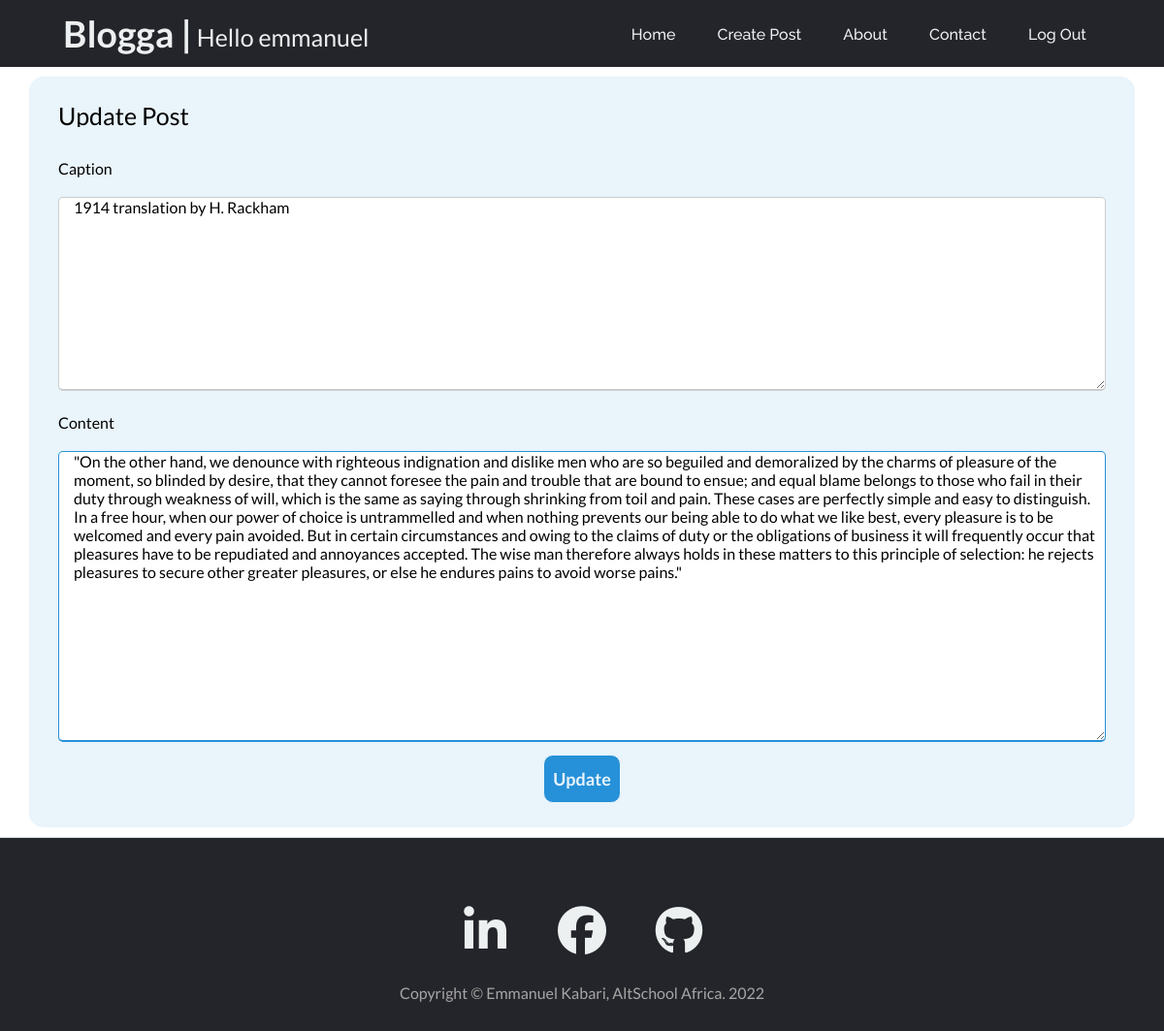
/blogposts/post/edit_post/3/ (signed in), run on the app's committed database.
### app.py (models this page shows, shortened)
class User(db.Model, UserMixin):
    __tablename__ = 'users'
    id = db.Column(db.Integer(), primary_key=True)
    firstname = db.Column(db.String(), nullable=False, unique=False)
    lastname = db.Column(db.String(), nullable=False, unique=False)
    username = db.Column(db.String(50), nullable=False, unique=True)
    email = db.Column(db.String(60), nullable=False, unique=True)
    password_hash = db.Column(db.Text(), nullable=False)
    posts = db.relationship('BlogPost', backref='owner')

class BlogPost(db.Model):
    __tablename__ = 'blog_post'
    id = db.Column(db.Integer(), primary_key=True)
    caption = db.Column(db.String(), nullable=False)
    content = db.Column(db.String(), nullable=False)
    owner_id = db.Column(db.Integer(), db.ForeignKey(
        'users.id'), nullable=False)
    date_created = db.Column(db.DateTime(), default=datetime.utcnow)

### app.py (the view, shortened to what this page needs)
@app.route('/blogposts/post/edit_post/<int:id>/', methods=['GET', 'POST'])
@login_required
def edit_post(id):
    post_to_edit = BlogPost.query.get_or_404(id)
    if current_user.id == post_to_edit.owner_id:
        post_to_edit.caption = post_to_edit.caption
        post_to_edit.content = post_to_edit.content
        return render_template('edit_post.html', post=post_to_edit)
    else:
        flash("You do not have the previledge to edit this post")
        post = BlogPost.query.get_or_404(id)
        return render_template('post.html', post=post)

### app.py (called while the page is built)
@login_manager.user_loader
def user_loader(id):
    return User.query.get(int(id))

### templates/edit_post.html (shortened to what this page needs)
{% extends 'base.html' %}
{% block content %}
<section class="message-section">
    <div class="message-container">
        <div class="message-title">Update Post</div>
        <form action="{{ url_for('edit_post', id=post.id) }}" method="POST">
            <div class="message-data">
                <div class="title-box">
                    <span class="message-details">Caption</span>
                    <textarea class="input-control" name="caption" id="caption" placeholder="Create a Caption"
                        required>{{post.caption}}</textarea>
                </div>
                <div class=" message-box">
                    <span class="message-details">Content</span>
                    <textarea class="input-control" name="content" id="content" placeholder="Enter your Message"
                        required>{{post.content}}</textarea>
                </div>
            </div>
            <div class="button">
                <input class="message-btn" type="submit" value="Update">
            </div>
        </form>
    </div>
</section>
{% endblock %}

### templates/base.html (shortened to what this page needs)
<!DOCTYPE html>
<html lang="en">
<head>
    <link rel="stylesheet" href="{{url_for('static', filename='css/style.css')}}">
</head>
<body>
    <header>
        {% if current_user.is_authenticated %}
            <a class="logo" href="{{url_for('home')}}">
                <h2>Blogga &#124;</h2>
                <p>Hello {{current_user.username}}</p>
            </a>
        {% else %}
            <a class="logo" href="{{url_for('home')}}">
                <h2>Blogga &#124;</h2>
            </a>
        {% endif %}
        <nav>
            <ul class="nav_links">
                {% if current_user.is_authenticated %}
                <li><a href="{{ url_for('home') }}">Home</a></li>
                <li><a href="{{ url_for('create_post') }}">Create Post</a></li>
                <li><a href="{{ url_for('about') }}">About</a></li>
                <li><a href="{{ url_for('contact') }}">Contact</a></li>
                <li><a href="{{ url_for('logout') }}">Log Out</a></li>
                {% else %}
                <li><a href="{{ url_for('home') }}">Home</a></li>
                <li><a href="{{ url_for('about') }}">About</a></li>
                <li><a href="{{ url_for('contact') }}">Contact</a></li>
                <li><a href="{{ url_for('register') }}">Sign Up</a></li>
                <li><a href="{{ url_for('login') }}">Login</a></li>
                {% endif %}
            </ul>
        </nav>
    </header>
    <main>
        {% block content %}
        {% endblock %}
    </main>
    <footer class="footer-border-top">
        <div class="footer-container">
            <div class="row footer-row">
                <div class="col-md-10 col-lg-8 col-xl-7">
                    <ul class="footer-list-inline">
                        <li class="footer-list-inline-item">
                            <a href="https://www.linkedin.com/in/kabari-emmanuel/" target="_blank">
                                <span class="fa-stack fa-lg">
                                    <i class="fab fa-linkedin-in"></i>
                                </span>
                            </a>
                        </li>
                        <li class="footer-list-inline-item">
                            <a href="https://www.facebook.com/emmanuel.kabari.56/" target="_blank">
                                <span class="fa-stack fa-lg">
                                    <i class="fab fa-facebook"></i>
                                </span>
                            </a>
                        </li>
                        <li class="footer-list-inline-item">
                            <a href="https://github.com/Kabari" target="_blank">
                                <span class="fa-stack fa-lg">
                                    <i class="fab fa-github"></i>
                                </span>
                            </a>
                        </li>
                    </ul>
                    <div class="small">Copyright &copy; Emmanuel Kabari, AltSchool Africa. 2022</div>
                </div>
            </div>
        </div>
    </footer>
</body>
</html>

### static/css/style.css (style rules this page uses)
* { margin: 0; padding: 0; box-sizing: border-box; font-family: 'Lato'; }
li, a { font-family: 'Raleway', sans-serif; font-weight: 500; font-size: 16px; color: #edf0f1; text-decoration: none; }
header { display: flex; justify-content: space-between; align-items: center; padding: 5px 5%; background-color: #24252A; }
.logo { display: flex; padding: 7px 5px; text-align: center; font-size: 25px; cursor: pointer; }
.logo p { display: flex; width: 250px; padding: 7px 5px 0px 5px; align-items: center; }
.nav_links { list-style: none; }
.nav_links li { display: inline-block; padding: 0px 20px; }
.nav_links li a { transition: all 0.3s ease; }
input[type="submit"] { width: 100%; height: 50px; border: 1px solid; background: #2691d9; border-radius: 5px; font-size: 18px; color: #e9f4fb; font-weight: 700; cursor: pointer; outline: none; }
.row { display: flex; margin-bottom: 10px; flex-wrap: wrap; }
.message-section { display: flex; justify-content: center; align-items: center; padding: 10px; font-family: 'Raleway', sans-serif; }
.message-container { max-width: 1140px; width: 100%; background: #e9f4fb; padding: 25px 30px; border-radius: 15px; }
.message-container .message-title { font-size: 25px; font-weight: 500; position: relative; margin: 0px 0px 30px; }
.message-container .message-title::before { content: ''; position: absolute; left: 0; bottom: 0; height: 3px; width: 30px; background: #e9f4fb; }
form .message-data .message-box { margin-bottom: 10px; width: 100%; }
form .message-data .message-box :focus, form .message-data .message-box :valid { border-color: #2691d9; transition: .5s ease-in-out; }
.message-data .message-box .message-details, .message-data .title-box .message-details { display: block; font-weight: 500; margin: 20px 0px 20px 0px; }
.message-data .title-box .input-control { height: 200px; width: 100%; outline: none; border-radius: 5px; border: 1px solid #ccc; padding-left: 15px; font-size: 16px; border-bottom-width: 2px; transition: .5s ease-in-out; }
.message-data .message-box .input-control { height: 300px; width: 100%; outline: none; border-radius: 5px; border: 1px solid #ccc; padding-left: 15px; font-size: 16px; border-bottom-width: 2px; transition: .5s ease-in-out; }
input[class="message-btn"] { width: 20%; height: 50px; border: 1px solid; background: #2691d9; border-radius: 10px; font-size: 18px; color: #e9f4fb; font-weight: 700; cursor: pointer; outline: none; }
.button { margin: auto; width: 400px; display: flex; justify-content: center; }
.row { display: flex; flex-wrap: wrap; }
.footer-border-top { border-top: 1px solid #ced4da; margin: auto; width: 100%; height: 200px; background: #24252A; }
.footer-row { justify-content: center; }
.footer-container { margin: 50px auto; }
.footer-list-inline { display: flex; justify-content: center; }
.footer-list-inline-item { display: flex; width: 70px; height: 80px; justify-content: center; align-items: center; list-style: none; margin: auto 15px; font-size: 50px; text-align: center; }
.small { margin: 20px auto; text-align: center; color: #a6a6a6; }
i { font-size: 50px; }

### data on the page
User: username "emmanuel"
BlogPost: caption "1914 translation by H. Rackham", content "\"On the other hand, we denounce with righteous indignation and dislike men who are so beguiled and demoralized by the charms of pleasure of the moment, so blinded by desire, that they cannot foresee the pain and trouble that are bound to ensue; and equal blame belongs to those who fail in their duty through weakness of will, which is the same as saying through shrinking from toil and pain. These cases are perfectly simple and easy to distinguish. In a free hour, when our power of choice is untrammelled and when nothing prevents our being able to do what we like best, every pleasure is to be welcomed and every pain avoided. But in certain circumstances and owing to the claims of duty or the…"
